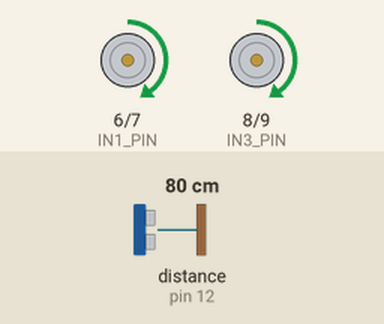
Simulated run of this sketch. Board: Arduino Uno, built with avr-gcc and run on an emulated ATmega328P. Parts: motor-driver pin pairs drawn as motors (green arrow = first pin HIGH = forward, orange = second pin HIGH = backward, longer = more drive, scaled by the enable pin). Wiring (inferred from the names in the program): ultrasonic range finder: trigger pin 13; echo pin 12. The test bench sets the inputs (shaded band); at power-on: distance to the obstacle (sensor on pin 12) 80 cm. The echo pulse lasts 58.3 µs per cm.

Above: at 1.2 s.
1.3 s: distance to the obstacle (sensor on pin 12) set to 33 cm
2.8 s: distance to the obstacle (sensor on pin 12) set to 28 cm
At 3.4 s:
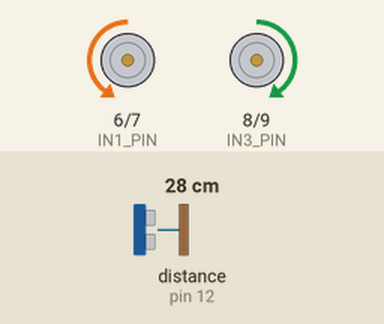
4.3 s: distance to the obstacle (sensor on pin 12) set to 4 cm
5.8 s: distance to the obstacle (sensor on pin 12) set to 2 cm
At 7.0 s:
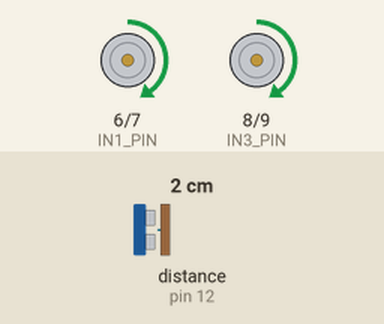
7.3 s: distance to the obstacle (sensor on pin 12) set to 9 cm
At 8.0 s:
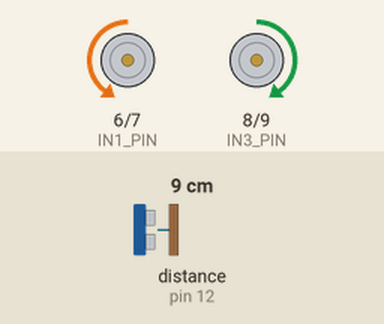
Timing chart, 0 to 9.8 s (numbered marks = the images above; inputs shaded):
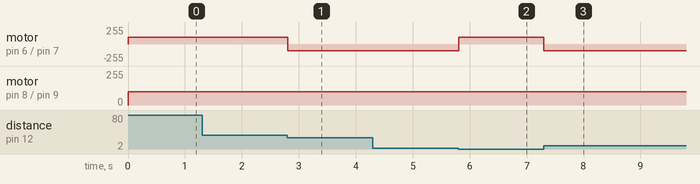

Measured:
- the behaviour switches between 31 and 30 cm on distance to the obstacle (sensor on pin 12) (found by bisection; images 0 and 1)
- the behaviour switches between 3 and 2 cm on distance to the obstacle (sensor on pin 12) (found by bisection; images 1 and 2)
- after the input at 1.3 s, every drawn part: stays the same
- after the input at 2.8 s, motor on pin 6 (IN1_PIN) / pin 7 (IN2_PIN): forward 100/255 → backward 100/255 at once
- after the input at 4.3 s, every drawn part: stays the same
- after the input at 5.8 s, motor on pin 6 (IN1_PIN) / pin 7 (IN2_PIN): backward 100/255 → forward 100/255 at once
- after the input at 7.3 s, motor on pin 6 (IN1_PIN) / pin 7 (IN2_PIN): forward 100/255 → backward 100/255 at once

The sketch:

obstacle_avoider.ino
```cpp
// (licence header left out)
// ===== Hardware / Pins (values preserved) =====
const int TRIG_PIN = 13;
const int ECHO_PIN = 12;
const int ENA_PIN = 5;
const int IN1_PIN = 6;
const int IN2_PIN = 7;
const int IN3_PIN = 8;
const int IN4_PIN = 9;
const int ENB_PIN = 10;
// ===== Parameters (values preserved) =====
int speedPwm = 100;      // 0..255 PWM
long pulseDurationUs;    // pulse duration
long distanceCm;         // computed distance

// ===== Helpers =====
static inline void driveMotorsRaw(int in1, int in2, int in3, int in4, int pwmA, int pwmB) {
  digitalWrite(IN1_PIN, in1);
  digitalWrite(IN2_PIN, in2);
  digitalWrite(IN3_PIN, in3);
  digitalWrite(IN4_PIN, in4);
  analogWrite(ENA_PIN, pwmA);
  analogWrite(ENB_PIN, pwmB);
}

static inline long measureDistanceCm() {
  digitalWrite(TRIG_PIN, LOW);
  delayMicroseconds(5);
  digitalWrite(TRIG_PIN, HIGH);
  delayMicroseconds(10);
  digitalWrite(TRIG_PIN, LOW);
  pulseDurationUs = pulseIn(ECHO_PIN, HIGH);
  // Same formula preserved (float constant → long result)
  distanceCm = pulseDurationUs * 0.034 / 2;
  return distanceCm;
}

void setup() {
  pinMode(TRIG_PIN, OUTPUT);
  pinMode(ECHO_PIN, INPUT);
  pinMode(ENA_PIN, OUTPUT);
  pinMode(IN1_PIN, OUTPUT);
  pinMode(IN2_PIN, OUTPUT);
  pinMode(ENB_PIN, OUTPUT);
  pinMode(IN3_PIN, OUTPUT);
  pinMode(IN4_PIN, OUTPUT);
}

void loop() {
  long distance = measureDistanceCm();
  // Decision logic preserved
  if (distance < 30 && distance > 1) {
    // Pivot: Motor A reverse, Motor B forward (pin levels preserved)
    driveMotorsRaw(LOW, HIGH, HIGH, LOW, speedPwm, speedPwm);
    delay(500);
  } else {
    // Forward: both forward (pin levels preserved)
    driveMotorsRaw(HIGH, LOW, HIGH, LOW, speedPwm, speedPwm);
  }
}
```
